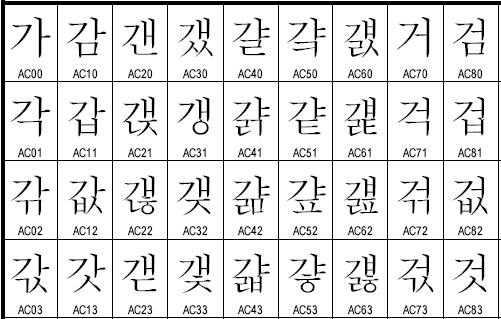
//> input picture cpp_archive/opencv/hangeulSample.PNG, 501 x 319 px, given in place of the camera
$ ./test07   (built with g++ and OpenCV 4)
//> lines starting //> are read from the running program, lines starting //| are printed output that depends on the picture; after the words box and inside, x2 and y2 are one past the last pixel; in counts of white or black regions, pixels touching at a corner belong together
#include <iostream>
#include <opencv2\core\core.hpp>
#include <opencv2\highgui\highgui.hpp>
#include <opencv2\core\core.hpp>
#include <opencv2\imgproc\imgproc.hpp>
#include <opencv2\features2d\features2d.hpp>
#include <opencv2\opencv.hpp> //blur efekti i�in

using namespace cv;
using namespace std;

void track(int, void*);
Mat orjinalGoruntu;
Mat griGoruntu, kirpik, or2, kenarlar, aynali;
int thresh = 140, maxVal = 255;
int type = 1, deger = 8;

int main() {
	cv::Rect myRoi(0, 12, 500, 400);
	VideoCapture cap;
	cap.open(1);

	while (1){
		cap >> orjinalGoruntu;
//> orjinalGoruntu is the input picture: 319 rows x 501 cols, CV_8UC3; mean B, G, R 224.7, 224.8, 224.7
		cv::flip(orjinalGoruntu, aynali, 1);
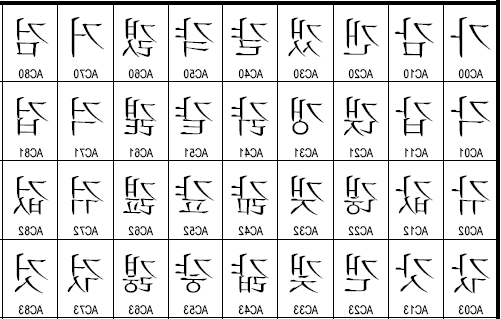
//> aynali: 319 rows x 501 cols, CV_8UC3; mean B, G, R 224.7, 224.8, 224.7
		//cv::rectangle(orjinalGoruntu, cv::Point(300, 300), cv::Point(12, 12), cv::Scalar(0, 0, 255));
		cv::rectangle(aynali, myRoi, cv::Scalar(0, 0, 255));
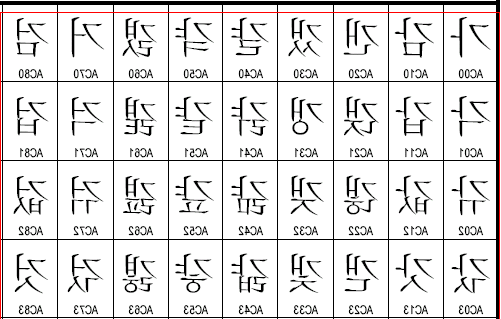
//> aynali: 319 rows x 501 cols, CV_8UC3; 0.7% of pixels changed, all inside (x1, y1, x2, y2) = (0, 12, 500, 319)

//> (the run ends here: the program stops with an error, at `kirpik = aynali(myRoi);`)
